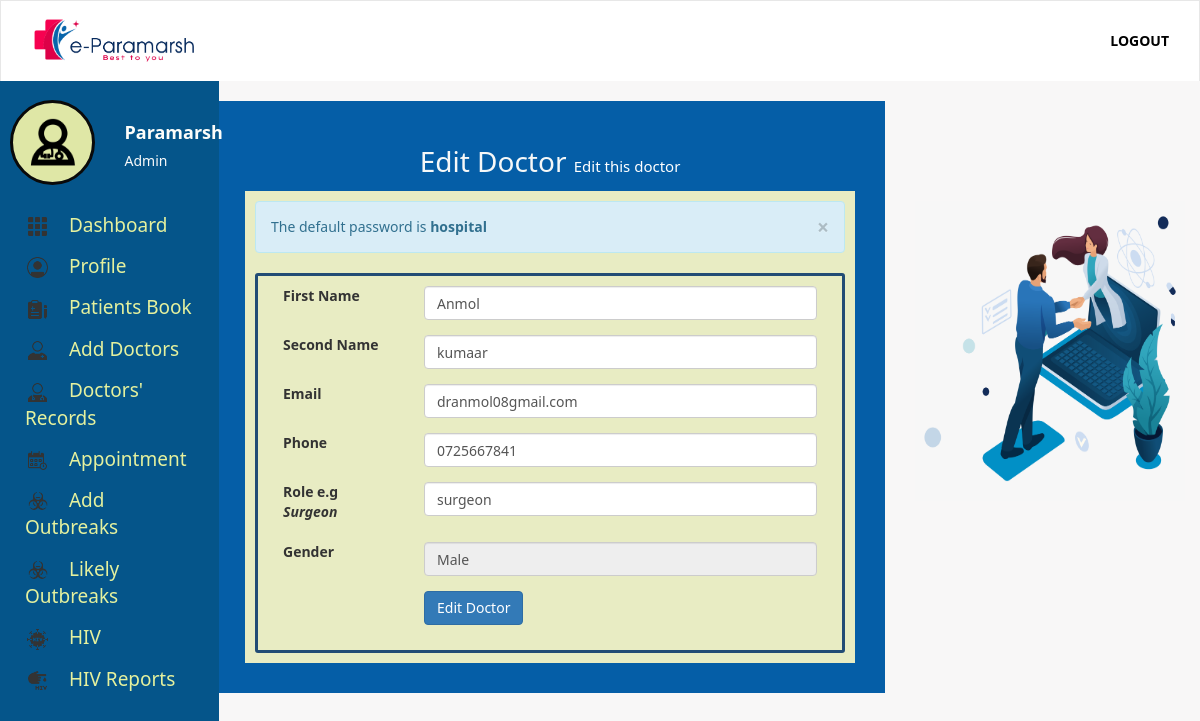
The app's page /add-doctors.php?token=5678 (signed in) with its own data.
### tables this page shows
CREATE TABLE IF NOT EXISTS `users` (
`id` int(11) NOT NULL,
  `firstName` varchar(255) NOT NULL,
  `secondName` varchar(255) NOT NULL,
  `email` varchar(255) NOT NULL,
  `password` varchar(255) NOT NULL,
  `token` varchar(255) NOT NULL,
  `status` int(11) NOT NULL,
  `phone` varchar(255) NOT NULL,
  `profile` varchar(255) DEFAULT NULL,
  `gender` varchar(255) NOT NULL,
  `role` varchar(255) DEFAULT NULL
);

### classes/User.class.php (called while the page is built, shortened)
<?php
class User{
	public static function loggedIn(){
		if(isset($_COOKIE['emr-user']) && $_COOKIE['emr-user'] != ""){
			return true;
		}
		return false;
	}
	public static function get($token, $field){
		$query = Db::fetch("users", "$field", "token = ? ", $token, "", "", "" );
		$data = Db::num($query);
		return $data[0];
	}
}

### classes/Db.class.php (called while the page is built, shortened)
<?php
class Db{
	public static function connect(){
		try{
			$db = new PDO("mysql:host=".Config::DB_HOST.";dbname=".Config::DB_NAME,Config::DB_USER, Config::DB_PASSWORD);
			$db->setAttribute(PDO::ATTR_ERRMODE, PDO::ERRMODE_EXCEPTION);
		} catch(Exception $e){
			self::returnedSQlError($e);
		}
		return $db;
	}
	public static function fetch($table, $columns,  $whereClause, $whereValue, $orderBy, $limit, $groupBy){
		if($limit == ""){
			$limit = "";
		} else {
			$limit = " LIMIT $limit ";
		}
		if($orderBy == ""){
			$orderBy = "";
		} else {
			$orderBy = " ORDER BY $orderBy ";
		}
		if($groupBy == ""){
			$groupBy = "";
		} else {
			$groupBy = "GROUP BY $groupBy";
		}
		$con = self::connect();
		if($columns == ""){
			$query = $con->prepare("SELECT * FROM $table WHERE $whereClause $groupBy $orderBy $limit");
			if($whereValue != ""){
				if(is_array($whereValue)){
					$n = 0;
					$countWhereValue = count($whereValue);
					while($n < $countWhereValue){
						$paramsCount = $n + 1;
						$query->bindParam($paramsCount, $whereValue[$n]);
						$n++;
					}
				} else {
					$query->bindParam(1, $whereValue);
				}
			} else {
				$query = $con->prepare("SELECT * FROM $table  $groupBy $orderBy  $limit");
			}
		} else {
			$sql = "SELECT ";
			if(is_array($columns)){
				$colsCount = count($columns);
				$start = 0;
				while($start < $colsCount){
					$commas = $start + 1;
					if($commas == $colsCount){
						$sql .= $columns[$start]." ";
					} else {
						$sql .= $columns[$start].", ";
					}
					$start ++;
				}
			} else {
				$sql .= "$columns ";
			}
			if($whereValue != ""){
				$sql .= "FROM $table WHERE $whereClause $groupBy $orderBy $limit";
				$query = $con->prepare($sql);
				if(is_array($whereValue)){
					$n = 0;
					$countWhereValue = count($whereValue);
					while($n < $countWhereValue){
						$paramsCount = $n + 1;
						$query->bindParam($paramsCount, $whereValue[$n]);
						$n++;
					}
				} else {
					$query->bindParam(1, $whereValue);
				}
			} else {
				$sql .= "FROM $table $groupBy $orderBy $limit";
				$query = $con->prepare($sql);
			}
		}
		$query->execute();
		return $query;
	}
	public static function num($query){
		return $query->fetch(PDO::FETCH_NUM);
	}
}

### importance.php (called while the page is built, shortened)
<?php
if(User::loggedIn()){
	$token = $_COOKIE['emr-user'];
	$userFirstName = User::get($token, "firstName");
	$userToken = User::get($token, "token");
	$userStatus = User::get($token, "status");
	$userRole = User::get($token, "role");
	if($userStatus == 1){
		$userRole = "Admin";
	} else {
		$userRole = $userRole;
	}
}

### classes/Form.class.php (the view, shortened to what this page needs)
<?php
class Form{
	private $_labelDistance;
	private $_method;
	public function __construct($labelDistance, $method){
		$this->_labelDistance = $labelDistance;
		$this->_method = $method;
	}
	public function init(){
			echo "<form class='form-horizontal' method='".$this->_method."' action='' >";
	}
	private function getDivDistance(){
		$divDistance = 12 - (int)$this->_labelDistance;
		return $divDistance;
	}
	public function textBox($label, $name, $type,  $value,  $additinalAttr){
		if($additinalAttr == ""){
			echo "
			<div class='form-group'>
				<label class='col-md-".$this->_labelDistance."'>$label</label>
				<div class='col-md-".$this->getDivDistance()."'>
					<input type='$type' name='$name' value='$value' class='form-control' />
				</div>
			</div>
		";
		} else {
			$formData = "
			<div class='form-group'>
				<label class='col-md-".$this->_labelDistance."'>$label</label>
				<div class='col-md-".$this->getDivDistance()."'>
					<input type='$type' name='$name' value='$value' class='form-control' ";
					$start = 0;
					while($start < count($additinalAttr)){
						$formData .= $additinalAttr[$start]." ";
						$start ++;
					}
			$formData .= " /></div>
			</div>
		";
		echo $formData;
		}
	}
	public function close($value){
		if($value == ""){
			echo "
			<div class='form-group'>
				<label class='col-md-".$this->_labelDistance."'></label>
				<div class='col-md-".$this->getDivDistance()."'></div>
			</div>
		";
		echo "</form>";
		} else {
			echo "
			<div class='form-group'>
				<label class='col-md-".$this->_labelDistance."'></label>
				<div class='col-md-".$this->getDivDistance()."'>
					<input type='submit' value='$value' class='btn btn-primary' />
				</div>
			</div>
		";
		echo "</form>";
		}
	}
}

### inc/sidebar.inc.php (shortened to what this page needs)
<?php
if(User::loggedIn()){
	if($userStatus == 1){
	?>
	<div class='sidebar'>
		<div class='sidebar-area'>
			<div class='row' style='margin-bottom: 20px;'>
				<div class='col-md-6'>
					<div class='user-profile'>
						<img src='images/3678412 - doctor medical care medical help stethoscope.png' class='img-responsive' style='max-height: 80px;' />
					</div>
				</div>
				<div class='col-md-6'>
					<div class='user-names'>
						<?php echo "$userFirstName";  ?>
					</div>
					<div class='user-role'>
						<?php echo "$userRole";  ?>
					</div>
				</div>
			</div>
			<ul class='sidebar-menu'>
				<li><a href='index.php'><img class='sidebar-menu-icon' src='images/Dashboard.png' /> Dashboard</a></li>
				<li><a href='profile.php?token=<?php echo $userToken; ?>'><img class='sidebar-menu-icon' src='images/Profile.png' />  Profile</a></li>
				<li><a href='patients.php'><img class='sidebar-menu-icon' src='images/Patient Book.png' />  Patients Book</a></li>
				<li><a href='add-doctors.php'><img class='sidebar-menu-icon' src='images/add doctors.png' />  Add Doctors</a></li>
				<li><a href='doctors-record.php'><img class='sidebar-menu-icon' src='images/doctors_record.png' /> Doctors' Records</a></li>
				<li><a href='appointments.php'><img class='sidebar-menu-icon' src='images/Appointment.png' />  Appointment</a></li>
				<li><a href='add-outbreak.php'> <img class='sidebar-menu-icon' src='images/Outbreak.png' /> Add Outbreaks</a></li>
				<li><a href='outbreaks.php'><img class='sidebar-menu-icon' src='images/Outbreak.png' />  Likely Outbreaks</a></li>
				<li><a href='hiv.php'><img class='sidebar-menu-icon' src='images/hiv.png' />  HIV</a></li>
				<li><a href='reports.php'><img class='sidebar-menu-icon' src='images/hiv report.png' />  HIV Reports</a></li>
			</ul>
		</div>
	</div>
<?php
}
} else if(Patient::isPatientIn() ) {
?>
<div class='sidebar'>
		<div class='sidebar-area'>
			<div class='row' style='margin-bottom: 20px;'>
				<div class='col-md-6'>
					<div class='user-profile'>
						<img src='images/3678443 - ambulance fast fast hospital.png' class='img-responsive' style='max-height: 80px;' />
					</div>
				</div>
				<div class='col-md-6'>
					<div class='user-names'>
						<?php echo Patient::getP($_SESSION['patient'], "name");  ?>
					</div>
					<div class='user-role'>
						<?php echo "Patient";  ?>
					</div>
				</div>
			</div>
			<ul class='sidebar-menu'>
			<li><a href='patient-data.php'><img class='sidebar-menu-icon' src='images/Your data.png' />  Your Data</a></li>
				<li><a href='book-appointments.php'><img class='sidebar-menu-icon' src='images/Appointment.png' />  Book an Appointment</a></li>
				<li><a href='p-sent-appointments.php'><img class='sidebar-menu-icon' src='images/book_appointment.png' /> Sent Appointments</a></li>
				<li><a href='p-reply-appointments.php'><img class='sidebar-menu-icon' src='images/reply_appointment.png' /> Replies</a></li>
				<li><a href='logout.php'> <img class='sidebar-menu-icon' src='images/logout.png' /> Logout</a></li>
			</ul>
		</div>
	</div>
<?php
}

### css/main.css (style rules this page uses)
body { background:rgb(248, 247, 247) ; font-family: "Segoe UI", Frutiger, "Frutiger Linotype", "Dejavu Sans", "Helvetica Neue", Arial, sans-serif ; }
.sidebar { position: relative; }
.sidebar .sidebar-area { z-index: 1; position: fixed; top: 50px; background: #05558a; width: 219px; height: 100%; padding: 100px 10px 10px 10px; left: 0; top: 0; min-height: 500px; }
.sidebar-menu { padding: 0; }
.sidebar-menu li { list-style-type: none; }
.sidebar-menu li a { color: #e5f19e; z-index: 999; display: block; text-decoration: none; padding: 7px 15px; font-size: 19px; font-weight: 500; }
.sidebar-menu-icon { margin-right: 14px; width:25; height:25; }
.user-profile { background:#f6f6aae8 ; border: 3px solid#0a0a0a ; padding: 15px; border-radius: 70px; }
.user-names { color:#fdfdfa ; font-weight: bold; font-size: 18px; margin: 20px 0px 5px 0px; }
.user-role { color:#fafafa }

### records on screen
users: firstName "Paramarsh", status "Admin"
users: fn "Anmol", sn "kumaar", em "dranmol08gmail.com", phone "0725667841", role "surgeon", gender "Male"

### other values on screen
$message "The default password is hospital"
$label "First Name Second Name Email Phone Role e.g Surgeon"
$label "Gender"
